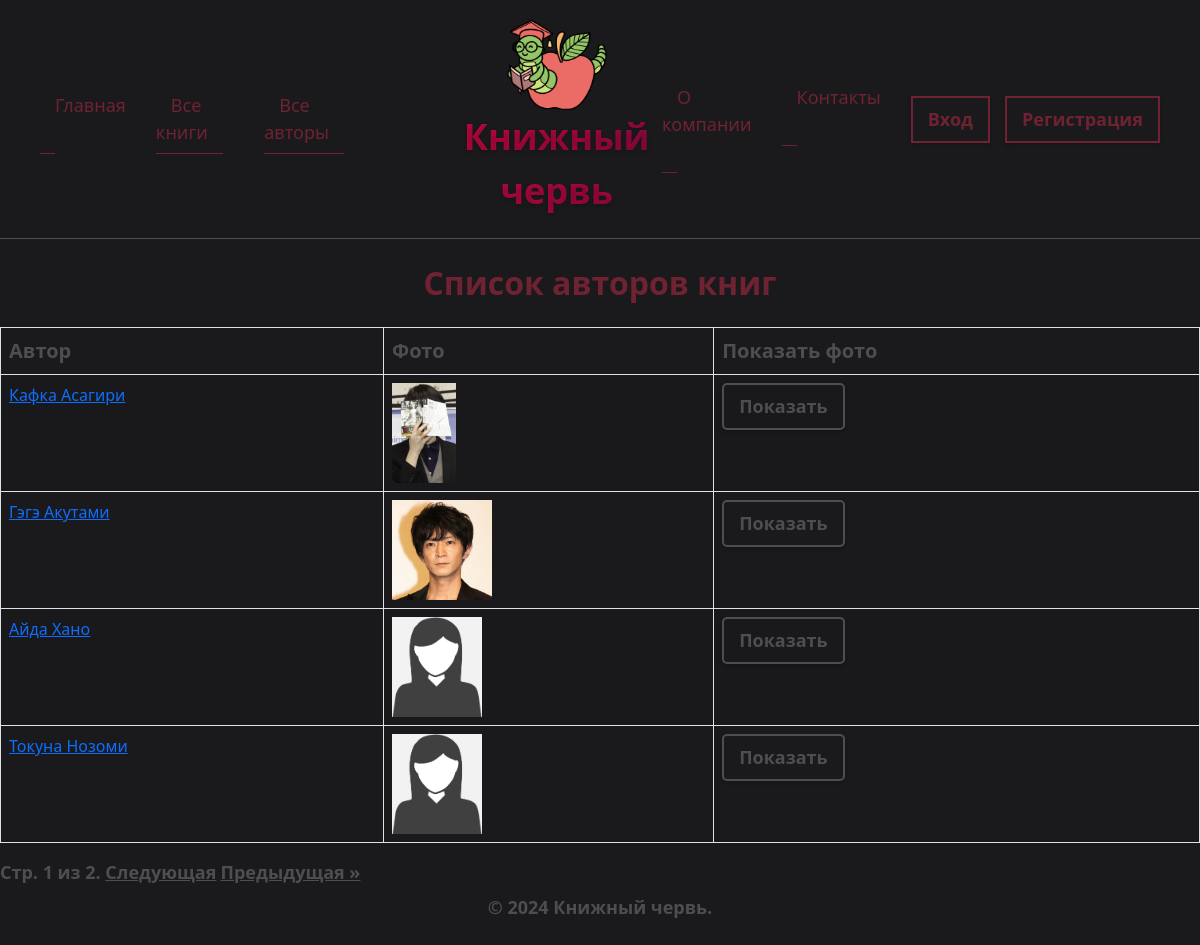
Screenshot of /authors/ with the database file from the repository.
### catalog/models.py (models this page shows, shortened)
class Author(models.Model):
    first_name = models.CharField(max_length=100, help_text="Введите имя автора", verbose_name="Имя автора")
    last_name = models.CharField(max_length=100, help_text="Введите фамилию автора", verbose_name="Фамилия автора")
    date_of_birth = models.DateField(help_text="Введите дату рождения", verbose_name="Дата рождения", null=True, blank=True)
    about = models.TextField(help_text="Введите сведения об авторе", verbose_name="Сведения об авторе")
    photo = models.ImageField(upload_to='images', help_text="Введите фото автора", verbose_name="Фото автора", null=True, blank=True)

### catalog/views.py (the view)
# urls.py: path('authors/', views.AuthorListView.as_view(), name='authors-list'),
class AuthorListView(ListView):
    model = Author
    paginate_by = 4

### catalog/templates/catalog/author_list.html (shortened to what this page needs)
{% extends "catalog/base.html" %}
{% block content %}
<h4 style="margin-top: 25px; color: #6f2232; margin-bottom: 25px; font-weight: bold; font-size: 32px; text-align: center;">Список авторов книг</h4>
{% if author_list %}
<table class="table table-striped table-bordered text-start">
<thead>
<tr>
<th style="color: #4e4e50; font-size: 20px; font-weight: bold;">Автор</th>
<th style="color: #4e4e50; font-size: 20px; font-weight: bold;">Фото</th>
<th style="color: #4e4e50; font-size: 20px; font-weight: bold;">Показать фото</th>
</tr>
</thead>
<tbody>
{% for author in author_list.all %}
<tr>
<td><a href="{{ author.id }}">{{ author.first_name}}
{{author.last_name}} </a></td>
<td><img src="{{ author.photo.url }}" alt="connect" style="max-height:100px"></td>
<td><a href="{{ author.photo.url}}" class="btn" target="_blank" style="text-decoration: none; color: #4e4e50; font-size: 18px; font-weight: bold; padding: 8px 15px; border: 2px solid #4e4e50; border-radius: 5px; box-shadow: 0 2px 4px rgba(0, 0, 0, 0.2); transition: all 0.3s ease;"> Показать</a></td>
</tr>
{% endfor %}
</table>
{% else %}
<p>В базе данных нет авторов</p>
{% endif %}
{% endblock %}

### rows the page displays
Author: first_name "Кафка", last_name "Асагири", photo (picture)
Author: first_name "Гэгэ", last_name "Акутами", photo (picture)
Author: first_name "Айда", last_name "Хано", photo (picture)
Author: first_name "Токуна", last_name "Нозоми", photo (picture)

### other values shown
{{ page_obj.number }} "1"
{{ page_obj.paginator.num_pages }} "2"
